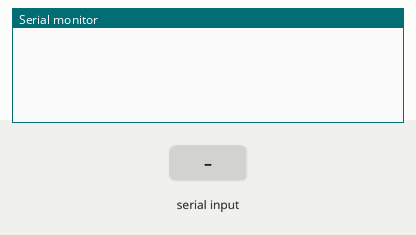
Recording of a sketch running on a simulated Arduino Uno, built with avr-gcc and run on an emulated ATmega328P. Shown: the last lines printed to the serial monitor. The inputs (shaded band) are chosen by the test bench. EEPROM starts erased.

Above: at 1.2 s.
1.3 s: "add\n" received over Serial
At 2.4 s:
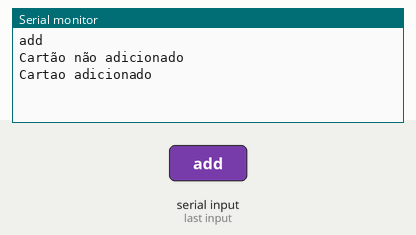
2.8 s: "lst\n" received over Serial
At 3.5 s:
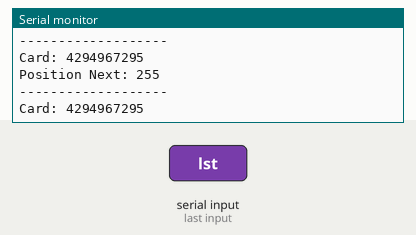
4.3 s: "clr\n" received over Serial
At 6.2 s:
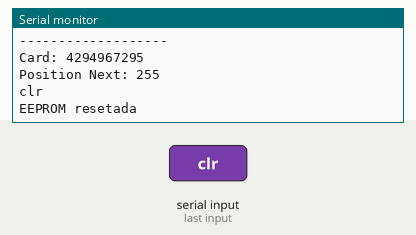
6.5 s: "rmv\n" received over Serial
At 7.4 s:
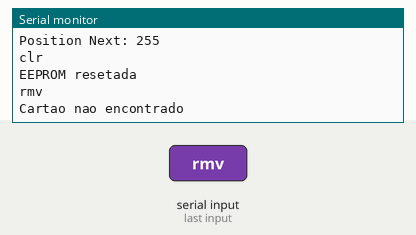
8.0 s: "fnd\n" received over Serial
At 8.5 s:
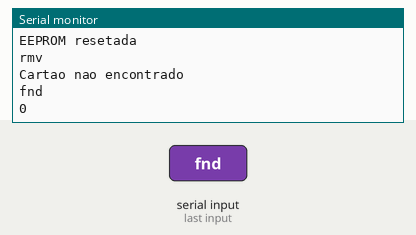
9.5 s: "90,45\n" received over Serial
At 10.9 s:
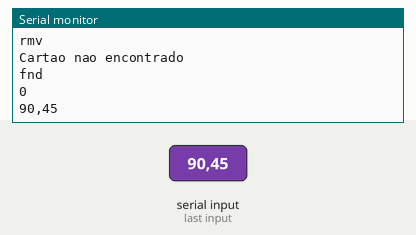

Measured:
- after the input at 1.3 s, the serial monitor: prints a new line at once (image 1)
- after the input at 2.8 s, the serial monitor: prints a new line at once (image 2)
- after the input at 4.3 s, the serial monitor: prints a new line after 0.05 s (image 3)
- after the input at 6.5 s, the serial monitor: prints a new line at once (image 4)
- after the input at 8.0 s, the serial monitor: prints a new line at once (image 5)
- after the input at 9.5 s, the serial monitor: prints a new line at once (image 6)

The sketch:

WhiteListEEPROM.ino
```cpp
#include <EEPROM.h>
 int sizeEEPROM = 4095;
 int cardLimit = 200; //cardLimit*10= EEPROM consumed in Bytes

 int posFirstOcc = 4010 ;
 int posLastOcc = 4011;
 int posFirstFree = 4012;
 int posQtdeCards = 4013;


/*
 * Card structure in EEPROM - size: 10B
 */

typedef struct{
  uint32_t card;
  uint8_t device_1;
  uint8_t device_2;
  uint8_t device_3;
  uint8_t device_4;
  uint8_t timeOpen;
  uint8_t next;
}cardType;

void insertCardIdEEPROM(int endereco, uint32_t value){
  for (int i = 3; i >= 0; i--) {
    uint8_t byteGrava = value>>(i*8);
    EEPROM.write(3-i+endereco, byteGrava);
    //Serial.print(byteGrava, BIN);
  }
}
 uint32_t readCardIdEEPROM(int endereco){
  uint32_t retorno =0;
  for (int i = 0; i < 4; i++){
    int shift = (3-i)*8;
    //Serial.println(shift);
    uint32_t temp = EEPROM.read(i+endereco);
    retorno += temp<<shift;
    //Serial.println(retorno, BIN);
  }
  return retorno;
}

void WriteCard(cardType data, int address){
   // put your setup code here, to run once:

  insertCardIdEEPROM(address*10, data.card);
  /*EEPROM.write(address*10+4, data.device_1);
  EEPROM.write(address*10+5, data.device_2);
  EEPROM.write(address*10+6, data.device_3);
  EEPROM.write(address*10+7, data.device_4);
  EEPROM.write(address*10+8, data.timeOpen);*/

}

 cardType ReadCard(int address){
  cardType data;
  data.card = readCardIdEEPROM(address*10);
  /*data.device_1 = EEPROM.read(address*10+4);
  data.device_2 = EEPROM.read(address*10+5);
  data.device_3 = EEPROM.read(address*10+6);
  data.device_4 = EEPROM.read(address*10+7);
  data.timeOpen = EEPROM.read(address*10+8);*/
  data.next = EEPROM.read(address*10+9);
  return data;
}


/*
 *  Getters and Setters
 */

 int getNextValue(int address){
  return EEPROM.read(address * 10 + 9);
}

 void setNextValue(int address, int newNextPosition){
  EEPROM.write(address * 10 + 9, newNextPosition);
}

 int getValue(int pos){
  return EEPROM.read(pos);
}

void setValue(int pos, int value){
  EEPROM.write(pos, value);
}

/*
 *  EEPROM
 */

 void resetEEPROM(){
  EEPROM.write(posFirstOcc, 200);
  EEPROM.write(posFirstFree, 0);
  EEPROM.write(posLastOcc, 200);
  EEPROM.write(posQtdeCards, 0);
  for(int i = 0; i < cardLimit; i++){
    EEPROM.write(i*10+9, i+1);
  }
  //EEPROM.commit();
}


boolean addCard(cardType data){
  if(getValue(posFirstFree) < cardLimit){
    WriteCard(data, getValue(posFirstFree));
    cardType data = ReadCard(getValue(posFirstFree));
    if(getValue(posQtdeCards) == 0) EEPROM.write(posFirstOcc,0);
    EEPROM.write(posLastOcc, getValue(posFirstFree));
    EEPROM.write(posFirstFree, data.next);


    EEPROM.write(posQtdeCards, getValue(posQtdeCards)+1);
    return true;
  }else{
    Serial.println("Cartão não adicionado");
    return false;
  }
}

void listCardsInOrder(){
  Serial.print("Primeiro Livre: ");
  Serial.println(getValue(posFirstFree));
  Serial.print("Primeiro Ocupado: ");
  Serial.println(getValue(posFirstOcc));
  Serial.print("Ultimo Ocupado: ");
  Serial.println(getValue(posLastOcc));
  Serial.print("Qtde Cartoes: ");
  Serial.println(getValue(posQtdeCards));
  Serial.println("Lista de cartoes na EEPROM");
  listCards();
  Serial.println("");

  int next;
  for(int i = 0; i < getValue(posQtdeCards); i++){
    cardType card;
    if(i == 0){
      card = ReadCard(getValue(posFirstOcc));

    }else{
      card = ReadCard(next);
    }
    next = card.next;
    Serial.println("-------------------");
    Serial.print("Card: ");
    Serial.println(card.card);
    Serial.print("Position Next: ");
    Serial.println(card.next);
  }
}

void listCards(){
  for(int i = 0; i < getValue(posQtdeCards); i++){
    cardType card = ReadCard(i);
    Serial.print("|");
    Serial.print(card.card);
    Serial.print("|");
  }
}

cardType findCard(int id_card){
  int next;
  cardType data;
  for(int i = 0; i < getValue(posQtdeCards); i++){
    if(i == 0){
      data = ReadCard(getValue(posFirstOcc));
    }else{
      data = ReadCard(next);
    }
    next = data.next;
    if(data.card == id_card){
       return data;
    }
  }
  cardType t;
  t.card = 0;
  return t;
}

/*boolean deleteCard(uint32_t id_card){
  cardType pos;
  cardType lastPos;
  int next;
  int last;
  boolean ret = false;
  for(int i = 0; i < getValue(posQtdeCards); i++){
    if(i == 0){
      pos = ReadCard(getValue(posFirstOcc));

      if(pos.card == id_card){
        Serial.println("Igual");
        int temp = getValue(posFirstFree);
        setValue(posFirstFree, getValue(posFirstOcc));
        setNextValue(getValue(posFirstOcc), temp);
        setNextValue(getValue(posLastOcc), getValue(posFirstOcc));
        setNextValue(posFirstOcc, temp);
        setValue(posFirstOcc, pos.next);
        setValue(posQtdeCards, getValue(posQtdeCards)-1);
        ret = true;
      }

    }else{
      lastPos = pos;
      pos = ReadCard(next);

      if(pos.card == id_card){
        Serial.println("Igual");
        int temp = lastPos.next;
        int temp2 = getValue(posFirstFree);
        setNextValue(last, pos.next);
        setNextValue(getValue(posLastOcc), temp);
        setValue(posFirstFree, temp);
        setNextValue(next, temp2);
        setValue(posQtdeCards, getValue(posQtdeCards)-1);
        ret = true;
      }

    }
    last = next;
    next = pos.next;
  }
  return ret;
}*/


boolean deleteCard(uint32_t id_card){
  cardType inPosition;
  int thisPos = getValue(posFirstOcc);
  int antPos = 0;
  boolean ret = false;
  for(int i = 0; i < getValue(posQtdeCards); i++){

    if(ret) break;

    inPosition = ReadCard(thisPos);

    if(inPosition.card == id_card){

      //del first element
      if(i == 0){
        int temp = getNextValue(getValue(posLastOcc));
        int temp2 = inPosition.next;

        setNextValue(getValue(posLastOcc), getValue(posFirstOcc));
        setValue(posFirstFree, getValue(posFirstOcc));
        setNextValue(thisPos, temp);
        setValue(posFirstOcc, temp2);
      }

      //del last element
      else if(i == getValue(posQtdeCards)-1) {
        setValue(posFirstFree, getValue(posLastOcc));
        setValue(posLastOcc, antPos);
      }

      //del another elements
      else{
        int temp = getNextValue(thisPos);
        int temp2 = getValue(posFirstFree);
        setNextValue(antPos, temp);
        setNextValue(thisPos, temp2);
        setNextValue(getValue(posLastOcc), thisPos);
        setValue(posFirstFree, thisPos);
      }

      //default operation
      setValue(posQtdeCards, getValue(posQtdeCards)-1);
      ret = true;

    }// if(inPosition.card == id_card)

    antPos = thisPos;
    thisPos = inPosition.next;

  }//for
  return ret;
}


cardType createCard(uint32_t card){
  cardType data;
  data.card = card;
  return data;
}


String inputString = "";         // a string to hold incoming data
boolean stringComplete = false;  // whether the string is complete


void setup() {

  Serial.begin(115200);
}

void loop() {
  // put your main code here, to run repeatedly:

}

void serialEvent() {

  while (Serial.available()) {
    // get the new byte:
    char inChar =(char) Serial.read();
    // add it to the inputString:
    inputString += inChar;
    // if the incoming character is a newline, set a flag
    // so the main loop can do something about it:
    if (inChar == '\n') {
            Serial.println(inputString);

     // stringComplete = true;
    //}
   // if(stringComplete == true){
      String command = inputString.substring(0,3);
      uint32_t card = inputString.substring(4).toInt();
      inputString = "";
      if(command == "add"){
          addCard(createCard(card));
          Serial.println("Cartao adicionado");
      }else if(command == "lst"){
          listCardsInOrder();
      }else if(command == "clr"){
          resetEEPROM();
           Serial.println("EEPROM resetada");
      }else if(command == "rmv"){
           if(deleteCard(card)==true){
              Serial.println("Cartao deletado");
           } else {
             Serial.println("Cartao nao encontrado");
           }
      }else if(command == "fnd"){
           Serial.println(findCard(card).card);
      }
    }
  }
}
```
